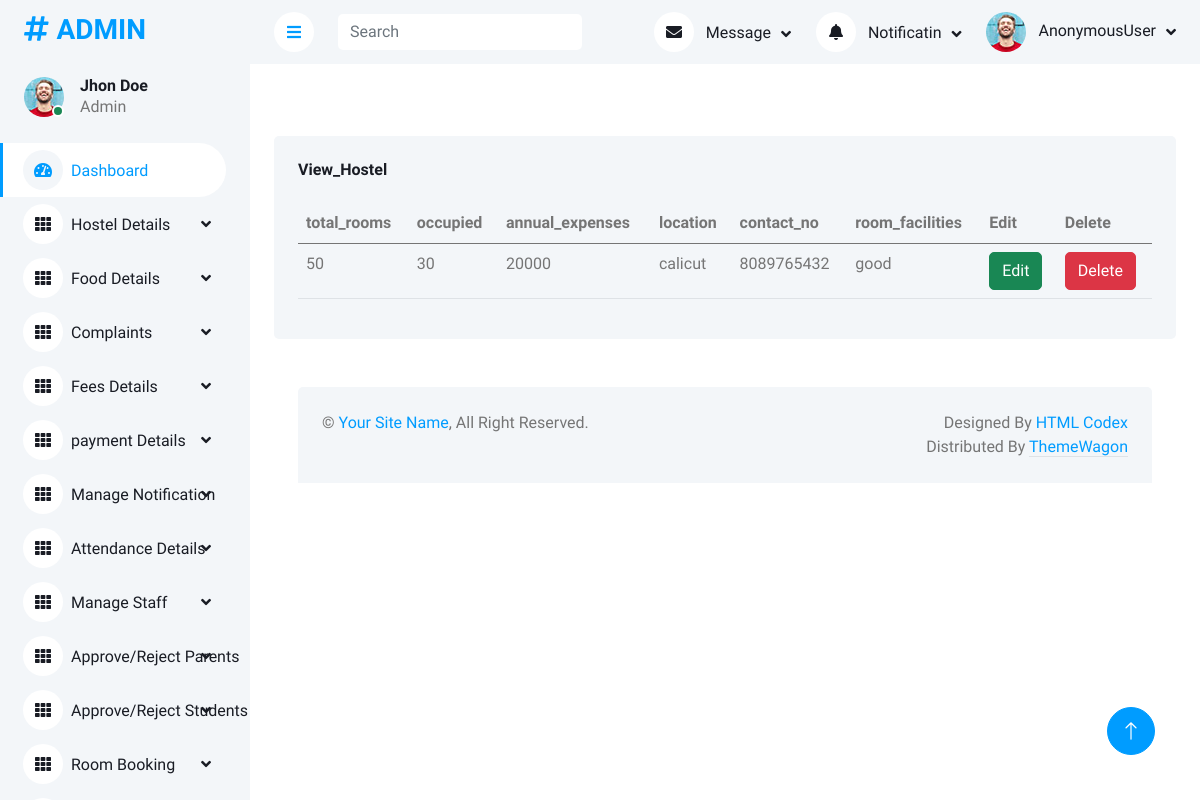
The page /viewhostel on the database its author committed.
### app/models.py (models this page shows)
class Hostel(models.Model):
    total_rooms = models.CharField(max_length=100)
    occupied = models.CharField(max_length=100)
    annual_expenses = models.CharField(max_length=100)
    location = models.CharField(max_length=100)
    contact_no = models.IntegerField()
    room_facilities = models.TextField()

### app/adminviews.py (the view)
def view_hostel(request):
    data = Hostel.objects.all()
    return render(request, 'admin_temp/view_hostel.html', {'data': data})

### templates/admin_temp/view_hostel.html
<!DOCTYPE html>
{% extends 'admin_temp/admin_home.html' %}
{% block content %}
{% load static %}
<div class="col-12">
    <div class="bg-light rounded h-10 p-4">
        <h6 class="mb-4">View_Hostel</h6>
        <div class="table-responsive">
            <table class="table">
                <thead>
                <tr>
                    <th scope="col">total_rooms</th>
                    <th scope="col">occupied</th>
                    <th scope="col">annual_expenses</th>
                    <th scope="col">location</th>
                    <th scope="col">contact_no</th>
                    <th scope="col">room_facilities</th>
                    <th>Edit</th>
                    <th>Delete</th>
                </tr>
                </thead>
                <tbody>
                {% for i in data %}
                <tr>
                    <td>{{i.total_rooms}}</td>
                    <td>{{i.occupied}}</td>
                    <td>{{i.annual_expenses}}</td>
                    <td>{{i.location}}</td>
                    <td>{{i.contact_no}}</td>
                    <td>{{i.room_facilities}}</td>
                    <td><a href="{% url 'updatehostel' i.id %}"><button class="btn btn-success">Edit</button> </a></td>
                    <td><a href="{% url 'deletehostel' i.id %}"><button class="btn btn-danger">Delete</button> </a> </td>
                </tr>
                </tbody>
                {% endfor %}
            </table>
        </div>
{% endblock %}

### static/assets1/css/style.css (style rules this page uses)
:root { --primary: #009CFF; --light: #F3F6F9; --dark: #191C24; }
.btn { transition: .5s; }

### rows shown on the page
Hostel: total_rooms "50", occupied "30", annual_expenses "20000", location "calicut", contact_no "8089765432", room_facilities "good"

### other values the page prints
{{ request.user }} "AnonymousUser"
